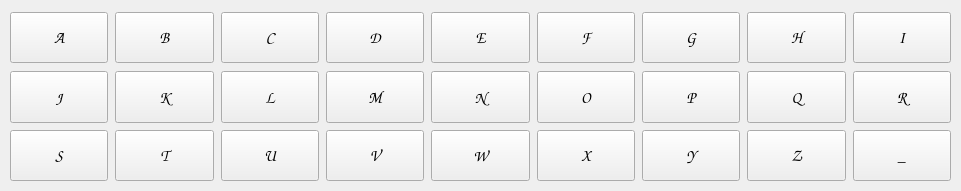
     <widget class="QWidget" name="keyboardWidget" native="true">
      <property name="geometry">
       <rect>
        <x>0</x>
        <y>486</y>
        <width>961</width>
        <height>191</height>
       </rect>
      </property>
      <layout class="QGridLayout" name="gridLayout_3" rowminimumheight="1,1,1,1,1,1">
       <property name="leftMargin">
        <number>10</number>
       </property>
       <property name="topMargin">
        <number>10</number>
       </property>
       <property name="rightMargin">
        <number>10</number>
       </property>
       <property name="bottomMargin">
        <number>10</number>
       </property>
       <property name="spacing">
        <number>7</number>
       </property>
       <item row="2" column="5">
        <widget class="QPushButton" name="buttonF">
         <property name="sizePolicy">
          <sizepolicy hsizetype="Preferred" vsizetype="Expanding">
           <horstretch>0</horstretch>
           <verstretch>0</verstretch>
          </sizepolicy>
         </property>
         <property name="minimumSize">
          <size>
           <width>15</width>
           <height>15</height>
          </size>
         </property>
         <property name="font">
          <font>
           <family>Comic Sans MS</family>
           <pointsize>12</pointsize>
          </font>
         </property>
         <property name="text">
          <string>F</string>
         </property>
        </widget>
       </item>
       <item row="4" column="6">
        <widget class="QPushButton" name="buttonP">
         <property name="sizePolicy">
          <sizepolicy hsizetype="Preferred" vsizetype="Expanding">
           <horstretch>0</horstretch>
           <verstretch>0</verstretch>
          </sizepolicy>
         </property>
         <property name="minimumSize">
          <size>
           <width>15</width>
           <height>15</height>
          </size>
         </property>
         <property name="font">
          <font>
           <family>Comic Sans MS</family>
           <pointsize>12</pointsize>
          </font>
         </property>
         <property name="text">
          <string>P</string>
         </property>
        </widget>
       </item>
       <item row="5" column="6">
        <widget class="QPushButton" name="buttonY">
         <property name="sizePolicy">
          <sizepolicy hsizetype="Preferred" vsizetype="Expanding">
           <horstretch>0</horstretch>
           <verstretch>0</verstretch>
          </sizepolicy>
         </property>
         <property name="minimumSize">
          <size>
           <width>12</width>
           <height>12</height>
          </size>
         </property>
         <property name="font">
          <font>
           <family>Comic Sans MS</family>
           <pointsize>12</pointsize>
          </font>
         </property>
         <property name="text">
          <string>Y</string>
         </property>
         <property name="iconSize">
          <size>
           <width>15</width>
           <height>15</height>
          </size>
         </property>
        </widget>
       </item>
       <item row="2" column="8">
        <widget class="QPushButton" name="buttonI">
         <property name="sizePolicy">
          <sizepolicy hsizetype="Preferred" vsizetype="Expanding">
           <horstretch>0</horstretch>
           <verstretch>0</verstretch>
          </sizepolicy>
         </property>
         <property name="minimumSize">
          <size>
           <width>15</width>
           <height>15</height>
          </size>
         </property>
         <property name="font">
          <font>
           <family>Comic Sans MS</family>
           <pointsize>12</pointsize>
          </font>
         </property>
         <property name="text">
          <string>I</string>
         </property>
        </widget>
       </item>
       <item row="5" column="0">
        <widget class="QPushButton" name="buttonS">
         <property name="sizePolicy">
          <sizepolicy hsizetype="Preferred" vsizetype="Expanding">
           <horstretch>0</horstretch>
           <verstretch>0</verstretch>
          </sizepolicy>
         </property>
         <property name="minimumSize">
          <size>
           <width>12</width>
           <height>12</height>
          </size>
         </property>
         <property name="font">
          <font>
           <family>Comic Sans MS</family>
           <pointsize>12</pointsize>
          </font>
         </property>
         <property name="text">
          <string>S</string>
         </property>
         <property name="iconSize">
          <size>
           <width>15</width>
           <height>15</height>
          </size>
         </property>
        </widget>
       </item>
       <item row="2" column="2">
        <widget class="QPushButton" name="buttonC">
         <property name="sizePolicy">
          <sizepolicy hsizetype="Preferred" vsizetype="Expanding">
           <horstretch>0</horstretch>
           <verstretch>0</verstretch>
          </sizepolicy>
         </property>
         <property name="minimumSize">
          <size>
           <width>15</width>
           <height>15</height>
          </size>
         </property>
         <property name="font">
          <font>
           <family>Comic Sans MS</family>
           <pointsize>12</pointsize>
          </font>
         </property>
         <property name="text">
          <string>C</string>
         </property>
        </widget>
       </item>
       <item row="5" column="1">
        <widget class="QPushButton" name="buttonT">
         <property name="sizePolicy">
          <sizepolicy hsizetype="Preferred" vsizetype="Expanding">
           <horstretch>0</horstretch>
           <verstretch>0</verstretch>
          </sizepolicy>
         </property>
         <property name="minimumSize">
          <size>
           <width>12</width>
           <height>12</height>
          </size>
         </property>
         <property name="font">
          <font>
           <family>Comic Sans MS</family>
           <pointsize>12</pointsize>
          </font>
         </property>
         <property name="text">
          <string>T</string>
         </property>
         <property name="iconSize">
          <size>
           <width>15</width>
           <height>15</height>
          </size>
         </property>
        </widget>
       </item>
       <item row="5" column="2">
        <widget class="QPushButton" name="buttonU">
         <property name="sizePolicy">
          <sizepolicy hsizetype="Preferred" vsizetype="Expanding">
           <horstretch>0</horstretch>
           <verstretch>0</verstretch>
          </sizepolicy>
         </property>
         <property name="minimumSize">
          <size>
           <width>12</width>
           <height>12</height>
          </size>
         </property>
         <property name="font">
          <font>
           <family>Comic Sans MS</family>
           <pointsize>12</pointsize>
          </font>
         </property>
         <property name="text">
          <string>U</string>
         </property>
         <property name="iconSize">
          <size>
           <width>15</width>
           <height>15</height>
          </size>
         </property>
        </widget>
       </item>
       <item row="2" column="0">
        <widget class="QPushButton" name="buttonA">
         <property name="sizePolicy">
          <sizepolicy hsizetype="Preferred" vsizetype="Expanding">
           <horstretch>0</horstretch>
           <verstretch>0</verstretch>
          </sizepolicy>
         </property>
         <property name="minimumSize">
          <size>
           <width>15</width>
           <height>15</height>
          </size>
         </property>
         <property name="font">
          <font>
           <family>Comic Sans MS</family>
           <pointsize>12</pointsize>
          </font>
         </property>
         <property name="text">
          <string>A</string>
         </property>
        </widget>
       </item>
       <item row="5" column="3">
        <widget class="QPushButton" name="buttonV">
         <property name="sizePolicy">
          <sizepolicy hsizetype="Preferred" vsizetype="Expanding">
           <horstretch>0</horstretch>
           <verstretch>0</verstretch>
          </sizepolicy>
         </property>
         <property name="minimumSize">
          <size>
           <width>12</width>
           <height>12</height>
          </size>
         </property>
         <property name="font">
          <font>
           <family>Comic Sans MS</family>
           <pointsize>12</pointsize>
          </font>
         </property>
         <property name="text">
          <string>V</string>
         </property>
         <property name="iconSize">
          <size>
           <width>15</width>
           <height>15</height>
          </size>
         </property>
        </widget>
       </item>
       <item row="4" column="5">
        <widget class="QPushButton" name="buttonO">
         <property name="sizePolicy">
          <sizepolicy hsizetype="Preferred" vsizetype="Expanding">
           <horstretch>0</horstretch>
           <verstretch>0</verstretch>
          </sizepolicy>
         </property>
         <property name="minimumSize">
          <size>
           <width>15</width>
           <height>15</height>
          </size>
         </property>
         <property name="font">
          <font>
           <family>Comic Sans MS</family>
           <pointsize>12</pointsize>
          </font>
         </property>
         <property name="text">
          <string>O</string>
         </property>
        </widget>
       </item>
       <item row="4" column="2">
        <widget class="QPushButton" name="buttonL">
         <property name="sizePolicy">
          <sizepolicy hsizetype="Preferred" vsizetype="Expanding">
           <horstretch>0</horstretch>
           <verstretch>0</verstretch>
          </sizepolicy>
         </property>
         <property name="minimumSize">
          <size>
           <width>15</width>
           <height>15</height>
          </size>
         </property>
         <property name="font">
          <font>
           <family>Comic Sans MS</family>
           <pointsize>12</pointsize>
          </font>
         </property>
         <property name="text">
          <string>L</string>
         </property>
        </widget>
       </item>
       <item row="4" column="8">
        <widget class="QPushButton" name="buttonR">
         <property name="sizePolicy">
          <sizepolicy hsizetype="Preferred" vsizetype="Expanding">
           <horstretch>0</horstretch>
           <verstretch>0</verstretch>
          </sizepolicy>
         </property>
         <property name="minimumSize">
          <size>
           <width>15</width>
           <height>15</height>
          </size>
         </property>
         <property name="font">
          <font>
           <family>Comic Sans MS</family>
           <pointsize>12</pointsize>
          </font>
         </property>
         <property name="text">
          <string>R</string>
         </property>
        </widget>
       </item>
       <item row="4" column="1">
        <widget class="QPushButton" name="buttonK">
         <property name="sizePolicy">
          <sizepolicy hsizetype="Preferred" vsizetype="Expanding">
           <horstretch>0</horstretch>
           <verstretch>0</verstretch>
          </sizepolicy>
         </property>
         <property name="minimumSize">
          <size>
           <width>15</width>
           <height>15</height>
          </size>
         </property>
         <property name="font">
          <font>
           <family>Comic Sans MS</family>
           <pointsize>12</pointsize>
          </font>
         </property>
         <property name="text">
          <string>K</string>
         </property>
        </widget>
       </item>
       <item row="4" column="3">
        <widget class="QPushButton" name="buttonM">
         <property name="sizePolicy">
          <sizepolicy hsizetype="Preferred" vsizetype="Expanding">
           <horstretch>0</horstretch>
           <verstretch>0</verstretch>
          </sizepolicy>
         </property>
         <property name="minimumSize">
          <size>
           <width>12</width>
           <height>12</height>
          </size>
         </property>
         <property name="font">
          <font>
           <family>Comic Sans MS</family>
           <pointsize>12</pointsize>
          </font>
         </property>
         <property name="text">
          <string>M</string>
         </property>
        </widget>
       </item>
       <item row="5" column="7">
        <widget class="QPushButton" name="buttonZ">
         <property name="sizePolicy">
          <sizepolicy hsizetype="Preferred" vsizetype="Expanding">
           <horstretch>0</horstretch>
           <verstretch>0</verstretch>
          </sizepolicy>
         </property>
         <property name="minimumSize">
          <size>
           <width>12</width>
           <height>12</height>
          </size>
         </property>
         <property name="font">
          <font>
           <family>Comic Sans MS</family>
           <pointsize>12</pointsize>
          </font>
         </property>
         <property name="text">
          <string>Z</string>
         </property>
         <property name="iconSize">
          <size>
           <width>15</width>
           <height>15</height>
          </size>
         </property>
        </widget>
       </item>
       <item row="2" column="4">
        <widget class="QPushButton" name="buttonE">
         <property name="sizePolicy">
          <sizepolicy hsizetype="Preferred" vsizetype="Expanding">
           <horstretch>0</horstretch>
           <verstretch>0</verstretch>
          </sizepolicy>
         </property>
         <property name="minimumSize">
          <size>
           <width>15</width>
           <height>15</height>
          </size>
         </property>
         <property name="font">
          <font>
           <family>Comic Sans MS</family>
           <pointsize>12</pointsize>
          </font>
         </property>
         <property name="text">
          <string>E</string>
         </property>
        </widget>
       </item>
       <item row="4" column="4">
        <widget class="QPushButton" name="buttonN">
         <property name="sizePolicy">
          <sizepolicy hsizetype="Preferred" vsizetype="Expanding">
           <horstretch>0</horstretch>
           <verstretch>0</verstretch>
          </sizepolicy>
         </property>
         <property name="minimumSize">
          <size>
           <width>15</width>
           <height>15</height>
          </size>
         </property>
         <property name="font">
          <font>
           <family>Comic Sans MS</family>
           <pointsize>12</pointsize>
          </font>
         </property>
         <property name="text">
          <string>N</string>
         </property>
        </widget>
       </item>
       <item row="2" column="1">
        <widget class="QPushButton" name="buttonB">
         <property name="sizePolicy">
          <sizepolicy hsizetype="Preferred" vsizetype="Expanding">
           <horstretch>0</horstretch>
           <verstretch>0</verstretch>
          </sizepolicy>
         </property>
         <property name="minimumSize">
          <size>
           <width>15</width>
           <height>15</height>
          </size>
         </property>
         <property name="font">
          <font>
           <family>Comic Sans MS</family>
           <pointsize>12</pointsize>
          </font>
         </property>
         <property name="text">
          <string>B</string>
         </property>
        </widget>
       </item>
       <item row="2" column="7">
        <widget class="QPushButton" name="buttonH">
         <property name="sizePolicy">
          <sizepolicy hsizetype="Preferred" vsizetype="Expanding">
           <horstretch>0</horstretch>
           <verstretch>0</verstretch>
          </sizepolicy>
         </property>
         <property name="minimumSize">
          <size>
           <width>15</width>
           <height>15</height>
          </size>
         </property>
         <property name="font">
          <font>
           <family>Comic Sans MS</family>
           <pointsize>12</pointsize>
          </font>
         </property>
         <property name="text">
          <string>H</string>
         </property>
        </widget>
       </item>
       <item row="2" column="6">
        <widget class="QPushButton" name="buttonG">
         <property name="sizePolicy">
          <sizepolicy hsizetype="Preferred" vsizetype="Expanding">
           <horstretch>0</horstretch>
           <verstretch>0</verstretch>
          </sizepolicy>
         </property>
         <property name="minimumSize">
          <size>
           <width>15</width>
           <height>15</height>
          </size>
         </property>
         <property name="font">
          <font>
           <family>Comic Sans MS</family>
           <pointsize>12</pointsize>
          </font>
         </property>
         <property name="text">
          <string>G</string>
         </property>
        </widget>
       </item>
       <item row="5" column="4">
        <widget class="QPushButton" name="buttonW">
         <property name="sizePolicy">
          <sizepolicy hsizetype="Preferred" vsizetype="Expanding">
           <horstretch>0</horstretch>
           <verstretch>0</verstretch>
          </sizepolicy>
         </property>
         <property name="minimumSize">
          <size>
           <width>12</width>
           <height>12</height>
          </size>
         </property>
         <property name="font">
          <font>
           <family>Comic Sans MS</family>
           <pointsize>12</pointsize>
          </font>
         </property>
         <property name="text">
          <string>W</string>
         </property>
         <property name="iconSize">
          <size>
           <width>15</width>
           <height>15</height>
          </size>
         </property>
        </widget>
       </item>
       <item row="4" column="7">
        <widget class="QPushButton" name="buttonQ">
         <property name="sizePolicy">
          <sizepolicy hsizetype="Preferred" vsizetype="Expanding">
           <horstretch>0</horstretch>
           <verstretch>0</verstretch>
          </sizepolicy>
         </property>
         <property name="minimumSize">
          <size>
           <width>15</width>
           <height>15</height>
          </size>
         </property>
         <property name="font">
          <font>
           <family>Comic Sans MS</family>
           <pointsize>12</pointsize>
          </font>
         </property>
         <property name="text">
          <string>Q</string>
         </property>
        </widget>
       </item>
       <item row="2" column="3">
        <widget class="QPushButton" name="buttonD">
         <property name="sizePolicy">
          <sizepolicy hsizetype="Preferred" vsizetype="Expanding">
           <horstretch>0</horstretch>
           <verstretch>0</verstretch>
          </sizepolicy>
         </property>
         <property name="minimumSize">
          <size>
           <width>15</width>
           <height>15</height>
          </size>
         </property>
         <property name="font">
          <font>
           <family>Comic Sans MS</family>
           <pointsize>12</pointsize>
          </font>
         </property>
         <property name="text">
          <string>D</string>
         </property>
        </widget>
       </item>
       <item row="5" column="5">
        <widget class="QPushButton" name="buttonX">
         <property name="sizePolicy">
          <sizepolicy hsizetype="Preferred" vsizetype="Expanding">
           <horstretch>0</horstretch>
           <verstretch>0</verstretch>
          </sizepolicy>
         </property>
         <property name="minimumSize">
          <size>
           <width>12</width>
           <height>12</height>
          </size>
         </property>
         <property name="font">
          <font>
           <family>Comic Sans MS</family>
           <pointsize>12</pointsize>
          </font>
         </property>
         <property name="text">
          <string>X</string>
         </property>
         <property name="iconSize">
          <size>
           <width>15</width>
           <height>15</height>
          </size>
         </property>
        </widget>
       </item>
       <item row="4" column="0">
        <widget class="QPushButton" name="buttonJ">
         <property name="sizePolicy">
          <sizepolicy hsizetype="Preferred" vsizetype="Expanding">
           <horstretch>0</horstretch>
           <verstretch>0</verstretch>
          </sizepolicy>
         </property>
         <property name="minimumSize">
          <size>
           <width>15</width>
           <height>15</height>
          </size>
         </property>
         <property name="font">
          <font>
           <family>Comic Sans MS</family>
           <pointsize>12</pointsize>
          </font>
         </property>
         <property name="text">
          <string>J</string>
         </property>
        </widget>
       </item>
       <item row="5" column="8">
        <widget class="QPushButton" name="button_">
         <property name="sizePolicy">
          <sizepolicy hsizetype="Preferred" vsizetype="Expanding">
           <horstretch>0</horstretch>
           <verstretch>0</verstretch>
          </sizepolicy>
         </property>
         <property name="minimumSize">
          <size>
           <width>12</width>
           <height>12</height>
          </size>
         </property>
         <property name="font">
          <font>
           <family>Comic Sans MS</family>
           <pointsize>12</pointsize>
          </font>
         </property>
         <property name="text">
          <string>_</string>
         </property>
         <property name="iconSize">
          <size>
           <width>15</width>
           <height>15</height>
          </size>
         </property>
        </widget>
       </item>
      </layout>
     </widget>
